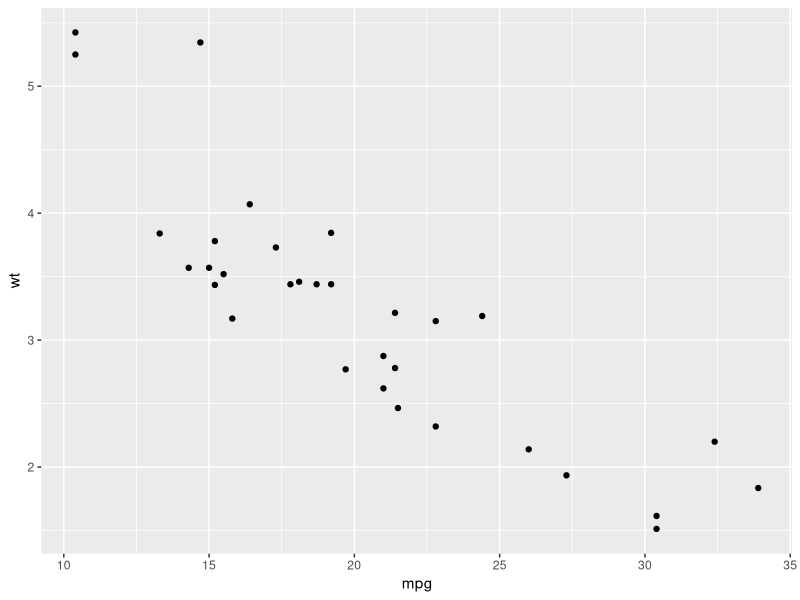
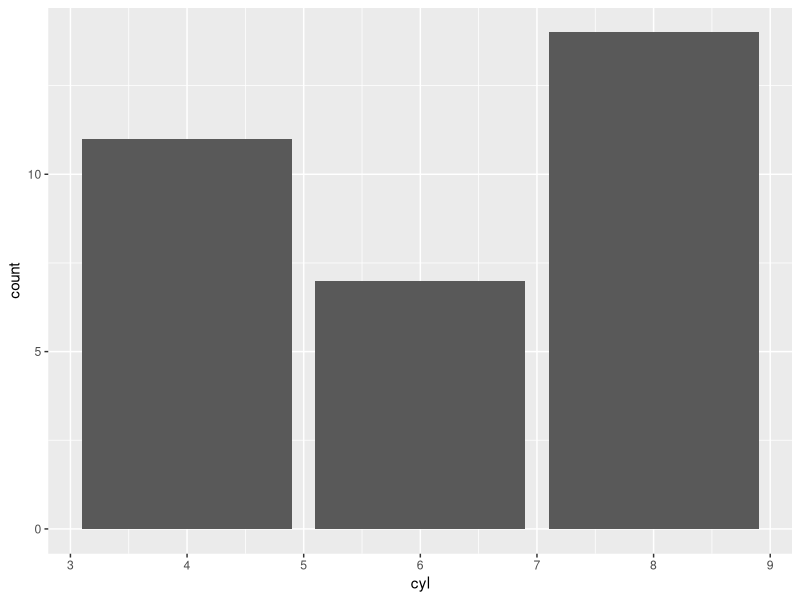
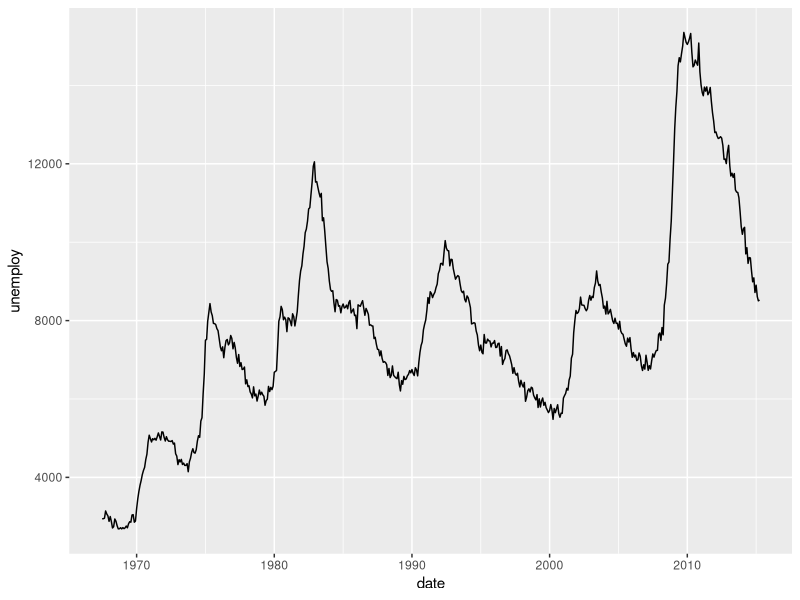
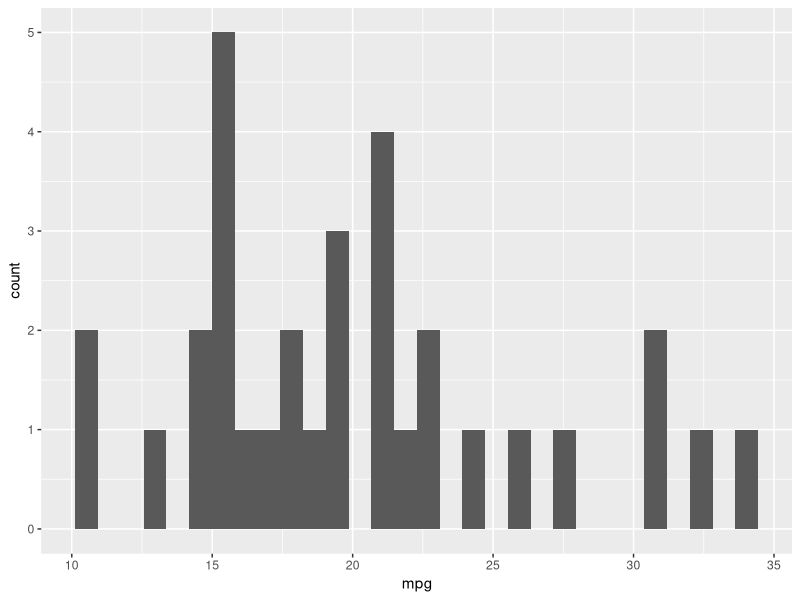
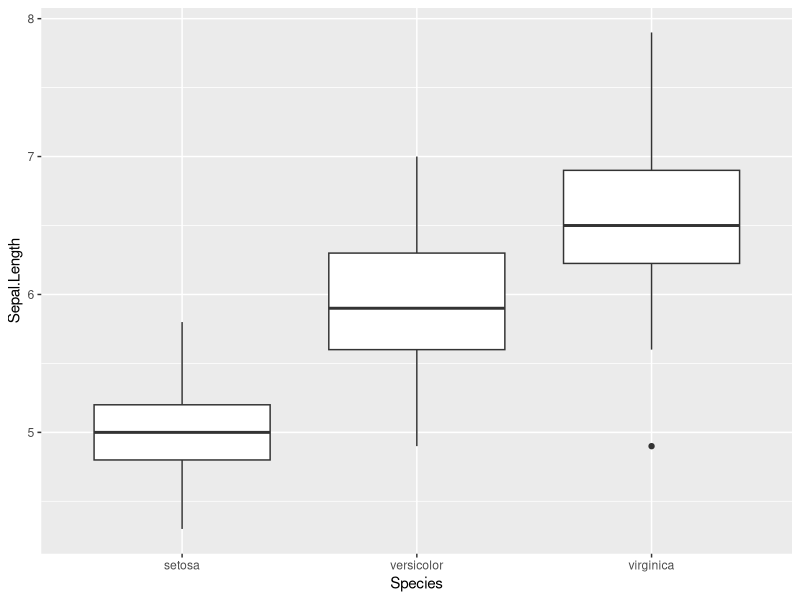

Generate these figures, in order, with R:
#===============================================================

# Data Visualization - GGPlot

#===============================================================

## Install ggplot
install.packages("ggplot2")
library(ggplot2)

#===============================================================

## Create scatter plot
ggplot(data = mtcars, aes(x = mpg, y = wt)) +
  geom_point()

#===============================================================

## Create Bar chart
ggplot(data = mtcars, aes(x = cyl)) +
  geom_bar()

#===============================================================

# Create a line plot
ggplot(data = economics, aes(x = date, y = unemploy)) +
  geom_line()

#===============================================================

# Create a histogram
ggplot(data = mtcars, aes(x = mpg)) +
  geom_histogram()

#===============================================================

# Create a boxplot
ggplot(data = iris, aes(x = Species, y = Sepal.Length)) +
  geom_boxplot()

#===============================================================

